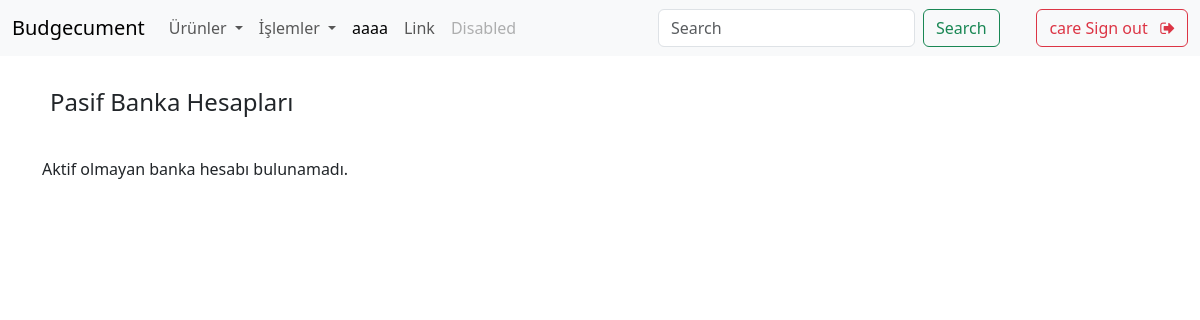
Page /bank_accounts/inactive/ (signed in) on the earlier database version.
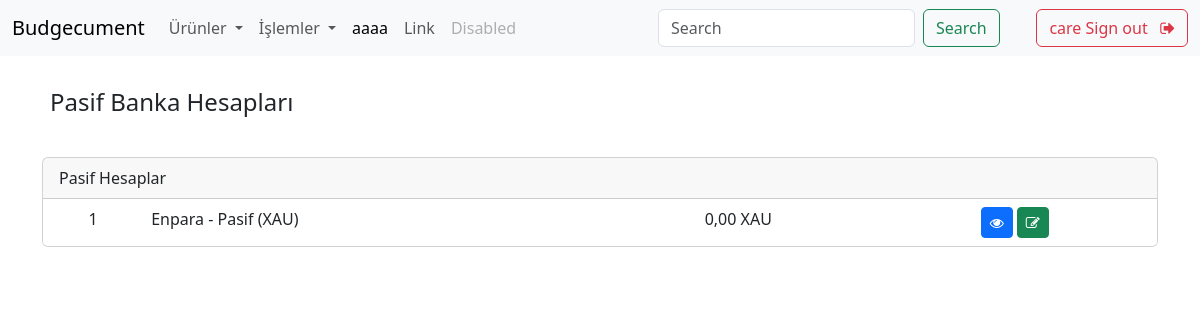
Same page on the later database version.
### apps/bank_accounts/models.py (models this page shows, shortened)
class BankAccount(models.Model):
    uid = models.UUIDField(default=uuid.uuid4, editable=False, unique=True)
    name = models.CharField(max_length=200)
    bank = models.ForeignKey(BankName, on_delete=models.CASCADE)
    account_holder = models.ForeignKey(AccountHolder, on_delete=models.CASCADE)
    currency = models.ForeignKey(Currency, on_delete=models.CASCADE)
    current_balance = models.DecimalField(max_digits=100, decimal_places=2, default=0.00)
    is_active = models.BooleanField(default=True)
    class Meta:
        verbose_name = "Banka Hesabı"
        verbose_name_plural = "Banka Hesapları"

### apps/common/models.py (models this page shows, shortened)
class BankName(models.Model):
    name = models.CharField(max_length=200)
    color = models.CharField(max_length=7, default="#efefef")
    def __str__(self):
        return f"{self.name}"
    class Meta:
        verbose_name = "Banka Adı"
        verbose_name_plural = "Banka Adları"

class Currency(models.Model):
    code = models.CharField(max_length=3, unique=True)  # ISO 4217 code
    name = models.CharField(max_length=50)
    symbol = models.CharField(max_length=10)
    class Meta:
        verbose_name = "Para Birimi"
        verbose_name_plural = "Para Birimleri"

### apps/bank_accounts/views.py (the view)
# urls.py: path('inactive/', views.InactiveBankAccountListView.as_view(), name='inactive_bank_account_list'),
class InactiveBankAccountListView(LoginRequiredMixin, ListView):
    model = BankAccount
    template_name = 'bank_accounts/inactive_bank_account_list.html'
    context_object_name = 'inactive_bank_accounts'
    def get_queryset(self):
        account_holder = self.request.user.accountholder
        queryset = BankAccount.objects.filter(account_holder=account_holder, is_active=False).order_by('bank__name')
        return queryset

### templates/bank_accounts/inactive_bank_account_list.html (shortened to what this page needs)
{% extends "base.html" %}
{% load crispy_forms_tags %}
{% block content %}
<div class="container">
    <div class="d-flex justify-content-between align-items-center">
        <h4 class="p-2">Pasif Banka Hesapları</h4>
    </div>
    <br>
    {% if inactive_bank_accounts %}
        <div class="card mb-3">
            <div class="card-header">
                Pasif Hesaplar
            </div>
            <ul class="list-group list-group-flush">
                {% for account in inactive_bank_accounts %}
                    <li class="list-group-item">
                        <div class="row">
                            <div class="col-sm-1 text-center">{{ forloop.counter }}</div>
                            <div class="col-sm-5">{{ account.bank }} - {{ account.name }} ({{ account.currency.code}})</div>
                            <div class="col-sm-3 text-center {% if account.current_balance < 0 %}text-danger{% endif %}">
                                {{ account.current_balance }} {{ account.currency.symbol }}
                            </div>
                            <div class="col-sm-3 text-center">
                                <a class="btn btn-primary btn-sm" href="{% url 'bank_account_detail' uid=account.uid %}">
                                    <i class="fa fa-eye" aria-hidden="true"></i>
                                </a>
                                <a class="btn btn-success btn-sm" href="{% url 'bank_account_edit' uid=account.uid %}">
                                    <i class="fa fa-pencil-square-o" aria-hidden="true"></i>
                                </a>
                            </div>
                        </div>
                    </li>
                {% endfor %}
            </ul>
        </div>
    {% else %}
        <p>Aktif olmayan banka hesabı bulunamadı.</p>
    {% endif %}
</div>
{% endblock %}

Differences in the rows shown:
added BankAccount: bank "Enpara", name "Pasif", currency.code "XAU", current_balance "0,00", currency.symbol "XAU"
Other differences:
text no longer shown: "Aktif olmayan banka hesabı bulunamadı."
text now shown: "Pasif Hesaplar"
